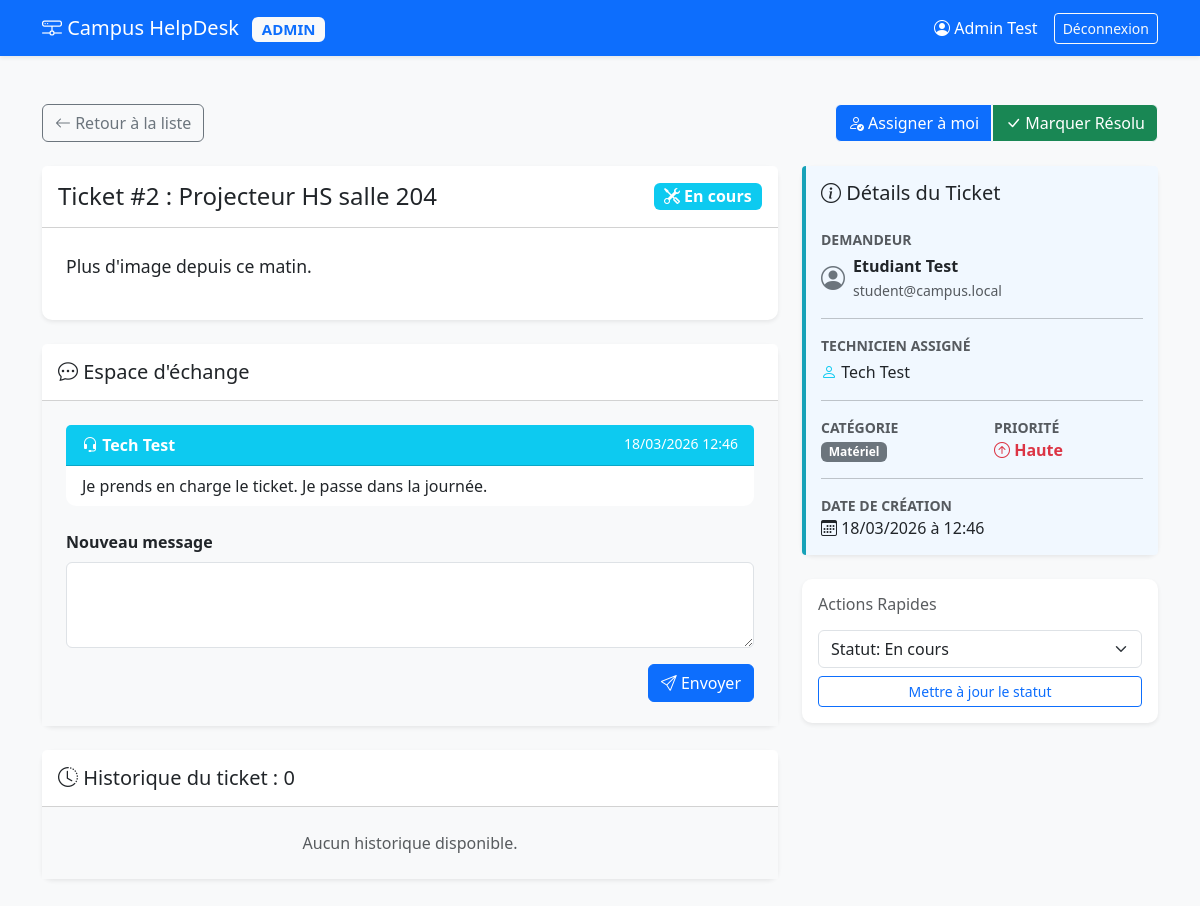
Page /public/tech/ticket_detail.php?id=2 (signed in) on the committed database.
### tables this page shows
CREATE TABLE tickets (
  id INT AUTO_INCREMENT PRIMARY KEY,
  titre VARCHAR(120) NOT NULL,
  description TEXT NOT NULL,
  priorite ENUM('BASSE','MOYENNE','HAUTE') NOT NULL DEFAULT 'MOYENNE',
  statut ENUM('OPEN','IN_PROGRESS','RESOLVED','CLOSED') NOT NULL DEFAULT 'OPEN',
  categorie_id INT NOT NULL,
  cree_par INT NOT NULL,
  assigne_a INT NULL,
  created_at DATETIME NOT NULL DEFAULT CURRENT_TIMESTAMP,
  updated_at DATETIME NOT NULL DEFAULT CURRENT_TIMESTAMP ON UPDATE CURRENT_TIMESTAMP,
  CONSTRAINT fk_tickets_categorie FOREIGN KEY (categorie_id) REFERENCES categories(id),
  CONSTRAINT fk_tickets_createur FOREIGN KEY (cree_par) REFERENCES utilisateurs(id),
  CONSTRAINT fk_tickets_assigne FOREIGN KEY (assigne_a) REFERENCES utilisateurs(id)
);

CREATE TABLE messages_ticket (
  id INT AUTO_INCREMENT PRIMARY KEY,
  ticket_id INT NOT NULL,
  user_id INT NOT NULL,
  message TEXT NOT NULL,
  created_at DATETIME NOT NULL DEFAULT CURRENT_TIMESTAMP,
  CONSTRAINT fk_msg_ticket FOREIGN KEY (ticket_id) REFERENCES tickets(id) ON DELETE CASCADE,
  CONSTRAINT fk_msg_user FOREIGN KEY (user_id) REFERENCES utilisateurs(id)
);

CREATE TABLE utilisateurs (
  id INT AUTO_INCREMENT PRIMARY KEY,
  nom VARCHAR(100) NOT NULL,
  email VARCHAR(150) NOT NULL UNIQUE,
  mdp_hash VARCHAR(255) NOT NULL,
  role ENUM('ETUDIANT','TECH','ADMIN') NOT NULL DEFAULT 'ETUDIANT',
  actif TINYINT(1) NOT NULL DEFAULT 1,
  created_at DATETIME NOT NULL DEFAULT CURRENT_TIMESTAMP
);

CREATE TABLE categories (
  id INT AUTO_INCREMENT PRIMARY KEY,
  libelle VARCHAR(80) NOT NULL UNIQUE
);

### app/services/TicketService.php (called while the page is built, shortened)
<?php
require_once __DIR__ . '/../repositories/TicketRepo.php';
final class TicketService {
    private TicketRepo $ticketRepo;
    public function __construct() {
        $this->ticketRepo = new TicketRepo();
    }
    public function getTicketDetails(int $ticketId, int $userId, string $userRole): ?array {
        $ticket = $this->ticketRepo->getTicketById($ticketId);
        $messages = $this->ticketRepo->getMessagesByTicket($ticketId);
        $ticket['messages'] = $messages;
        $ticket['historique'] = $this->ticketRepo->getTicketHistory($ticketId);
        return $ticket;
    }
}

### app/config/db.php (called while the page is built, shortened)
<?php
function db(): PDO {
  static $pdo = null;
  if ($pdo === null) {
    $dsn = "mysql:host=localhost;dbname=campus_helpdesk;charset=utf8mb4";
    $pdo = new PDO($dsn, "root", "", [
      PDO::ATTR_ERRMODE => PDO::ERRMODE_EXCEPTION,
      PDO::ATTR_DEFAULT_FETCH_MODE => PDO::FETCH_ASSOC,
      PDO::ATTR_EMULATE_PREPARES => false,
    ]);
  }
  return $pdo;
}

### app/repositories/TicketRepo.php (called while the page is built, shortened)
<?php
require_once __DIR__ . '/../config/db.php';
final class TicketRepo {
    public function getTicketById(int $id): ?array {
        $stmt = db()->prepare(
            "SELECT t.*, c.libelle as categorie_nom, u.nom as auteur_nom, u.email as auteur_email,
                    a.nom as assigne_nom
             FROM tickets t
             LEFT JOIN categories c ON t.categorie_id = c.id
             LEFT JOIN utilisateurs u ON t.cree_par = u.id
             LEFT JOIN utilisateurs a ON t.assigne_a = a.id
             WHERE t.id = :id"
        );
        $stmt->execute(['id' => $id]);
        $ticket = $stmt->fetch();
        return $ticket ?: null;
    }
    public function getMessagesByTicket(int $ticketId): array {
        $stmt = db()->prepare(
            "SELECT m.*, u.nom as auteur_nom, u.role as auteur_role
             FROM messages_ticket m
             JOIN utilisateurs u ON m.user_id = u.id
             WHERE m.ticket_id = :ticket_id
             ORDER BY m.created_at ASC"
        );
        $stmt->execute(['ticket_id' => $ticketId]);
        return $stmt->fetchAll();
    }
    public function getTicketHistory(int $ticketId): array {
        $stmt = db()->prepare(
            "SELECT h.*, u.nom as auteur_nom, u.role as auteur_role
             FROM historique_tickets h
             JOIN utilisateurs u ON h.user_id = u.id
             WHERE h.ticket_id = :ticket_id
             ORDER BY h.created_at ASC"
        );
        $stmt->execute(['ticket_id' => $ticketId]);
        return $stmt->fetchAll();
    }
}

### public/tech/ticket_detail.php (the view, shortened to what this page needs)
<?php
$user = $_SESSION['user'];
$ticketId = (int)$_GET['id'];
require_once __DIR__ . '/../../app/services/TicketService.php';
$ticketService = new TicketService();
$ticket = $ticketService->getTicketDetails($ticketId, (int)$user['id'], $user['role']);
?>
<!DOCTYPE html>
<html lang="fr">
<head>
    <link href="https://cdn.jsdelivr.net/npm/bootstrap@5.3.3/dist/css/bootstrap.min.css" rel="stylesheet">
    <link href="https://cdn.jsdelivr.net/npm/bootstrap-icons@1.11.3/font/bootstrap-icons.min.css" rel="stylesheet">
</head>
<body>
    <nav class="navbar navbar-expand-lg navbar-dark navbar-custom shadow-sm">
        <div class="container">
            <a class="navbar-brand" href="dashboard.php">
                <i class="bi bi-hdd-network"></i> Campus HelpDesk
                <span class="badge bg-light <?= $user['role'] === 'ADMIN' ? 'text-primary' : 'text-info' ?> ms-2"><?= $user['role'] ?></span>
            </a>
            <div class="d-flex align-items-center">
                <span class="text-white me-3"><i class="bi bi-person-circle"></i> <?= htmlspecialchars($user['nom'] ?? '') ?></span>
                <a href="../auth/logout.php" class="btn btn-sm btn-outline-light">Déconnexion</a>
            </div>
        </div>
    </nav>
    <div class="container py-5">
        <div class="mb-4 d-flex justify-content-between align-items-center">
            <a href="dashboard.php" class="btn btn-outline-secondary"><i class="bi bi-arrow-left"></i> Retour à la liste</a>
            <div class="btn-group">
                <form method="POST" class="d-inline">
                    <button type="submit" class="btn btn-primary rounded-end-0 border-end border-light" <?= (int)$ticket['assigne_a'] === (int)$user['id'] ? 'disabled' : '' ?>><i class="bi bi-person-check"></i> Assigner à moi</button>
                </form>
                <form method="POST" class="d-inline">
                    <button type="submit" class="btn btn-success rounded-start-0 border-start border-light" <?= $ticket['statut'] === 'RESOLVED' ? 'disabled' : '' ?>><i class="bi bi-check-lg"></i> Marquer Résolu</button>
                </form>
            </div>
        </div>
        <div class="row g-4">
            <div class="col-lg-8">
                <div class="card shadow-sm mb-4">
                    <div class="card-header bg-white py-3 d-flex justify-content-between align-items-center">
                        <h4 class="mb-0">Ticket #<?= $ticket['id'] ?> : <?= htmlspecialchars($ticket['titre']) ?></h4>
                        <div>
                            <?php if ($ticket['statut'] === 'OPEN'): ?>
                                <span class="badge bg-warning text-dark fs-6"><i class="bi bi-clock"></i> Ouvert</span>
                            <?php elseif ($ticket['statut'] === 'IN_PROGRESS'): ?>
                                <span class="badge bg-info fs-6"><i class="bi bi-tools"></i> En cours</span>
                            <?php elseif ($ticket['statut'] === 'RESOLVED'): ?>
                                <span class="badge bg-success fs-6"><i class="bi bi-check-circle"></i> Résolu</span>
                            <?php endif; ?>
                        </div>
                    </div>
                    <div class="card-body p-4">
                        <p style="white-space: pre-wrap; font-family: inherit; font-size: 1.1em; line-height: 1.6;"><?= htmlspecialchars($ticket['description']) ?></p>
                    </div>
                </div>
                <div class="card shadow-sm">
                    <div class="card-header bg-white py-3">
                        <h5 class="mb-0"><i class="bi bi-chat-dots"></i> Espace d'échange</h5>
                    </div>
                    <div class="card-body p-4 bg-light">
                        <?php if (empty($ticket['messages'])): ?>
                            <p class="text-center text-muted mb-4">Aucun message pour le moment.</p>
                        <?php else: ?>
                            <div class="mb-4">
                                <?php foreach ($ticket['messages'] as $msg): ?>
                                    <div class="card mb-3 <?= $msg['auteur_role'] === 'ETUDIANT' ? '' : 'border-info' ?>">
                                        <div class="card-header <?= $msg['auteur_role'] === 'ETUDIANT' ? 'bg-white' : 'bg-info text-white' ?> py-2 d-flex justify-content-between">
                                            <strong><i class="<?= $msg['auteur_role'] === 'ETUDIANT' ? 'bi bi-person-fill' : 'bi bi-headset' ?>"></i> <?= htmlspecialchars($msg['auteur_nom']) ?></strong>
                                            <small><?= date('d/m/Y H:i', strtotime($msg['created_at'])) ?></small>
                                        </div>
                                        <div class="card-body py-2">
                                            <p class="mb-0" style="white-space: pre-wrap;"><?= htmlspecialchars($msg['message']) ?></p>
                                        </div>
                                    </div>
                                <?php endforeach; ?>
                            </div>
                        <?php endif; ?>
                        <form method="POST">
                            <div class="mb-3">
                                <label for="message" class="form-label fw-bold">Nouveau message</label>
                                <textarea class="form-control" id="message" name="message" rows="3" required></textarea>
                            </div>
                            <div class="text-end">
                                <button type="submit" class="btn btn-primary"><i class="bi bi-send"></i> Envoyer</button>
                            </div>
                        </form>
                    </div>
                </div>
                <div class="card shadow-sm mt-4">
                    <div class="card-header bg-white py-3">
                        <?php $count = count($ticket['historique']); ?>
                        <h5 class="mb-0"><i class="bi bi-clock-history"></i> Historique du ticket : <?= $count ?></h5>
                    </div>
                    <div class="card-body p-4 bg-light">
                        <?php if (empty($ticket['historique'])): ?>
                            <p class="text-center text-muted mb-0">Aucun historique disponible.</p>
                        <?php endif; ?>
                    </div>
                </div>
            </div>
            <div class="col-lg-4">
                <div class="card shadow-sm mb-4">
                    <div class="card-body ticket-info">
                        <h5 class="mb-4 text-dark"><i class="bi bi-info-circle"></i> Détails du Ticket</h5>
                        <div class="mb-3">
                            <span class="text-muted d-block small fw-bold text-uppercase">Demandeur</span>
                            <div class="d-flex align-items-center mt-1">
                                <i class="bi bi-person-circle fs-4 text-secondary me-2"></i>
                                <div>
                                    <div class="fw-bold"><?= htmlspecialchars($ticket['auteur_nom'] ?? 'Inconnu') ?></div>
                                    <small class="text-muted"><?= htmlspecialchars($ticket['auteur_email'] ?? '') ?></small>
                                </div>
                            </div>
                        </div>
                        <hr>
                        <div class="mb-3">
                            <span class="text-muted d-block small fw-bold text-uppercase">Technicien Assigné</span>
                            <div class="mt-1">
                                <?php if ($ticket['assigne_nom']): ?>
                                    <i class="bi bi-person text-info"></i> <?= htmlspecialchars($ticket['assigne_nom']) ?>
                                <?php else: ?>
                                    <span class="text-muted fst-italic">Non assigné</span>
                                <?php endif; ?>
                            </div>
                        </div>
                        <hr>
                        <div class="row align-items-center mb-3">
                            <div class="col-6">
                                <span class="text-muted d-block small fw-bold text-uppercase">Catégorie</span>
                                <span class="badge bg-secondary"><?= htmlspecialchars($ticket['categorie_nom'] ?? 'Général') ?></span>
                            </div>
                            <div class="col-6">
                                <span class="text-muted d-block small fw-bold text-uppercase">Priorité</span>
                                <?php if ($ticket['priorite'] === 'HAUTE'): ?>
                                    <span class="text-danger fw-bold"><i class="bi bi-arrow-up-circle"></i> Haute</span>
                                <?php elseif ($ticket['priorite'] === 'MOYENNE'): ?>
                                    <span class="text-warning text-dark fw-bold"><i class="bi bi-dash-circle"></i> Moyenne</span>
                                <?php else: ?>
                                    <span class="text-info fw-bold"><i class="bi bi-arrow-down-circle"></i> Basse</span>
                                <?php endif; ?>
                            </div>
                        </div>
                        <hr>
                        <div>
                            <span class="text-muted d-block small fw-bold text-uppercase">Date de Création</span>
                            <i class="bi bi-calendar3"></i> <?= date('d/m/Y à H:i', strtotime($ticket['created_at'])) ?>
                        </div>
                    </div>
                </div>
                <div class="card shadow-sm">
                    <div class="card-body p-3">
                        <h6 class="mb-3 text-muted">Actions Rapides</h6>
                        <form method="POST">
                            <select class="form-select mb-2" id="quick-status" name="status">
                                <option value="IN_PROGRESS" <?= $ticket['statut'] === 'IN_PROGRESS' ? 'selected' : '' ?>>Statut: En cours</option>
                            </select>
                            <button type="submit" class="btn btn-outline-primary btn-sm w-100">Mettre à jour le statut</button>
                        </form>
                    </div>
                </div>
            </div>
        </div>
    </div>
</body>
</html>

### rows in the picture
tickets: id "2", titre "Projecteur HS salle 204", description "Plus d'image depuis ce matin.", cree_par.nom "Etudiant Test", cree_par.email "student@campus.local", assigne_a.nom "Tech Test", categorie.libelle "Matériel", created_at "18/03/2026 à 12:46", status "Statut: En cours"
messages_ticket: user.nom "Tech Test", created_at "18/03/2026 12:46", message "Je prends en charge le ticket. Je passe dans la journée."

### other values in the picture
$user['role'] "ADMIN"
$user['nom'] "Admin Test"
$count "0"
